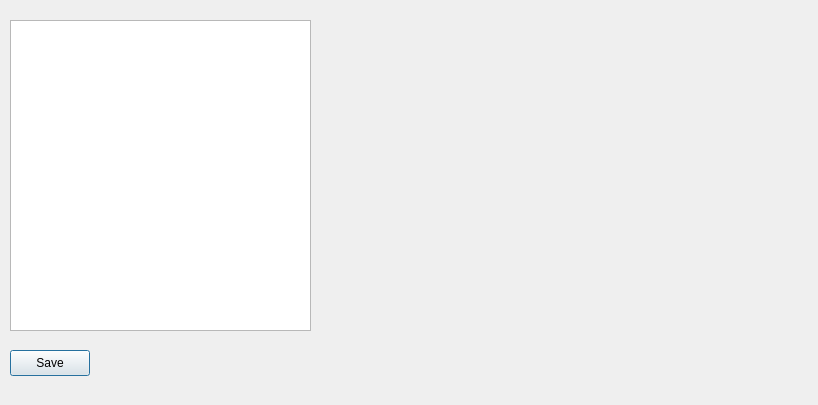
<?xml version="1.0" encoding="UTF-8"?>
<ui version="4.0">
 <class>Filebrowse</class>
 <widget class="QDialog" name="Filebrowse">
  <property name="geometry">
   <rect>
    <x>0</x>
    <y>0</y>
    <width>818</width>
    <height>405</height>
   </rect>
  </property>
  <property name="windowTitle">
   <string>File List</string>
  </property>
  <widget class="QListWidget" name="listWidget">
   <property name="geometry">
    <rect>
     <x>10</x>
     <y>20</y>
     <width>301</width>
     <height>311</height>
    </rect>
   </property>
  </widget>
  <widget class="QPushButton" name="download">
   <property name="geometry">
    <rect>
     <x>10</x>
     <y>350</y>
     <width>80</width>
     <height>26</height>
    </rect>
   </property>
   <property name="text">
    <string>Save</string>
   </property>
  </widget>
  <widget class="QLabel" name="picture">
   <property name="geometry">
    <rect>
     <x>320</x>
     <y>20</y>
     <width>481</width>
     <height>321</height>
    </rect>
   </property>
   <property name="text">
    <string/>
   </property>
   <property name="scaledContents">
    <bool>false</bool>
   </property>
  </widget>
  <widget class="QLabel" name="downloadInfo">
   <property name="geometry">
    <rect>
     <x>10</x>
     <y>380</y>
     <width>791</width>
     <height>20</height>
    </rect>
   </property>
   <property name="text">
    <string/>
   </property>
  </widget>
 </widget>
 <resources/>
 <connections/>
</ui>
